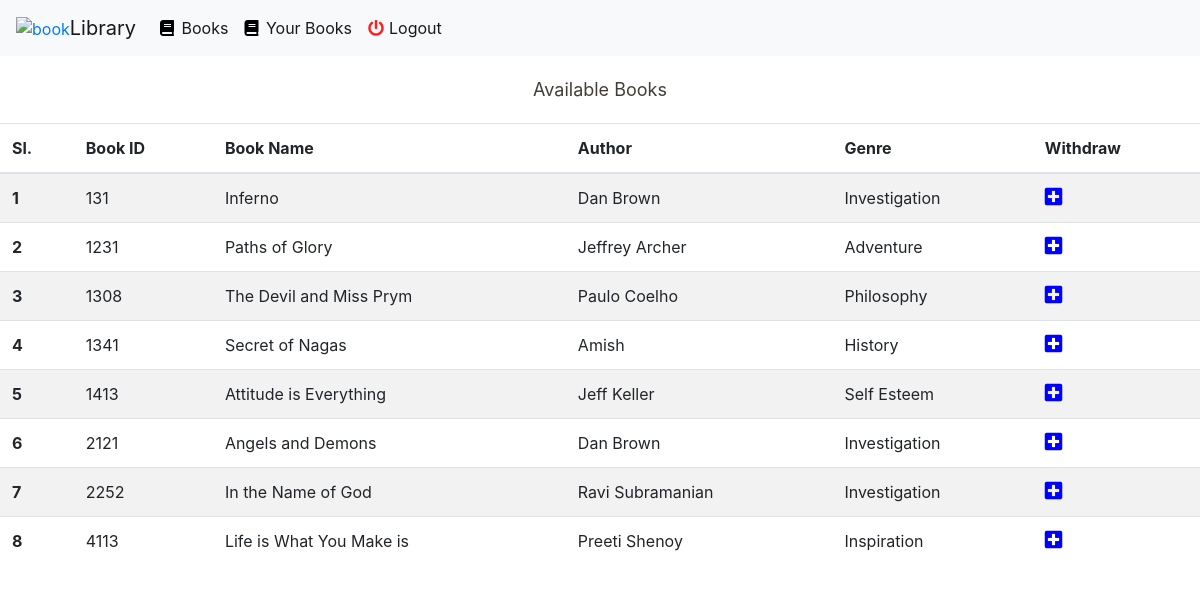
The page /books.php on the database its author committed.
### tables this page shows
CREATE TABLE `Books` (
  `bname` varchar(100) DEFAULT NULL,
  `date` date DEFAULT NULL,
  `author` varchar(100) DEFAULT NULL,
  `genre` varchar(100) DEFAULT NULL,
  `bid` int NOT NULL,
  PRIMARY KEY (`bid`)
);

### books.php (the view, shortened to what this page needs)
<?php
include "dbConfig.php";
$query = "select * from Books";
$books = mysqli_query($conn, $query);
?>
<!DOCTYPE html>
<html lang="en">
  <head>
    <link rel="stylesheet" href="https://cdnjs.cloudflare.com/ajax/libs/font-awesome/4.7.0/css/font-awesome.min.css">
    <link rel="stylesheet" href="https://cdnjs.cloudflare.com/ajax/libs/font-awesome/5.15.3/css/all.min.css" />
    <link
      rel="stylesheet"
      href="https://maxcdn.bootstrapcdn.com/bootstrap/4.0.0/css/bootstrap.min.css"
    />
    <link rel="stylesheet" href="./static/css/home.css" />
  </head>
  <body>
    <?php include "templates/navbar.php" ?>
    <div class="heading">Available Books</div>
    <div class=" table-responsive-md">
      <table class="table table-striped">
        <thead>
          <tr>
            <th scope="col">Sl.</th>
            <th scope="col">Book ID</th>
            <th scope="col">Book Name</th>
            <th scope="col">Author</th>
            <th scope="col">Genre</th>
            <th scope="col">Withdraw</th>
          </tr>
        </thead>
        <tbody>
       <?php
       $count = 0;
       if(mysqli_num_rows($books) > 0){
         while($table = mysqli_fetch_array($books)) {
           $count += 1;
          echo "<tr>";
          echo "<th scope='row'>".$count."</th>";
          echo "<td>".$table['bid']."</td>";
          echo "<td>".$table['bname']."</td>";
          echo "<td>".$table['author']."</td>";
          echo "<td>".$table['genre']."</td>";
        echo "<td><a href='withdraw.php?id=".$table['bid']."'><i class='fas fa-plus-square' style='color:blue;font-size: 20px'></i></a></td>";
          echo "</tr>";
         }
      }else {
        echo "<p class='dangerText'>No data found</p>";
      }
       ?>
        </tbody>
      </table>
  </body>
</html>

### templates/navbar.php (shortened to what this page needs)
<nav
  class="navbar navbar-expand-lg navbar-light bg-light"
  style="background-color: #e3f2fd"
>
  <a href="books.php">
    <img
      src="https://encrypted-tbn0.gstatic.com/images?q=tbn:ANd9GcT3jIoGlVDsMDa1Gzg2wmvRKDe9ULsWukLBUw&usqp=CAU"
      alt="book"
      class="logo"
    />
    <a class="navbar-brand" href="books.php">Library</a>
  </a>
  <div class="collapse navbar-collapse" id="navbarNav">
    <ul class="navbar-nav">
      <li class="nav-item active">
        <a class="nav-link" href="books.php">
          <i class="fas fa-book" style="color: black; margin-right: 3px"></i>
          Books</a
        >
      </li>
      <li class="nav-item active">
        <a class="nav-link" href="yourBooks.php">
          <i class="fas fa-book" style="color: black; margin-right: 3px"></i>
          Your Books</a
        >
      </li>
      <li class="nav-item active">
        <a class="nav-link" href="logout.php"
          ><i
            class="fas fa-power-off"
            style="color: rgba(255, 0, 0, 0.87); margin-right: 5px"
          ></i
          >Logout</a
        >
      </li>
    </ul>
  </div>
</nav>

### static/css/home.css (style rules this page uses)
.heading { width: 100%; padding: 20px; display: flex; align-items: center; justify-content: center; color: #423e37; font-size: 18px; }

### rows shown on the page
books: bid "131", bname "Inferno", author "Dan Brown", genre "Investigation"
books: bid "1231", bname "Paths of Glory", author "Jeffrey Archer", genre "Adventure"
books: bid "1308", bname "The Devil and Miss Prym", author "Paulo Coelho", genre "Philosophy"
books: bid "1341", bname "Secret of Nagas", author "Amish", genre "History"
books: bid "1413", bname "Attitude is Everything", author "Jeff Keller", genre "Self Esteem"
books: bid "2121", bname "Angels and Demons", author "Dan Brown", genre "Investigation"
books: bid "2252", bname "In the Name of God", author "Ravi Subramanian", genre "Investigation"
books: bid "4113", bname "Life is What You Make is", author "Preeti Shenoy", genre "Inspiration"
